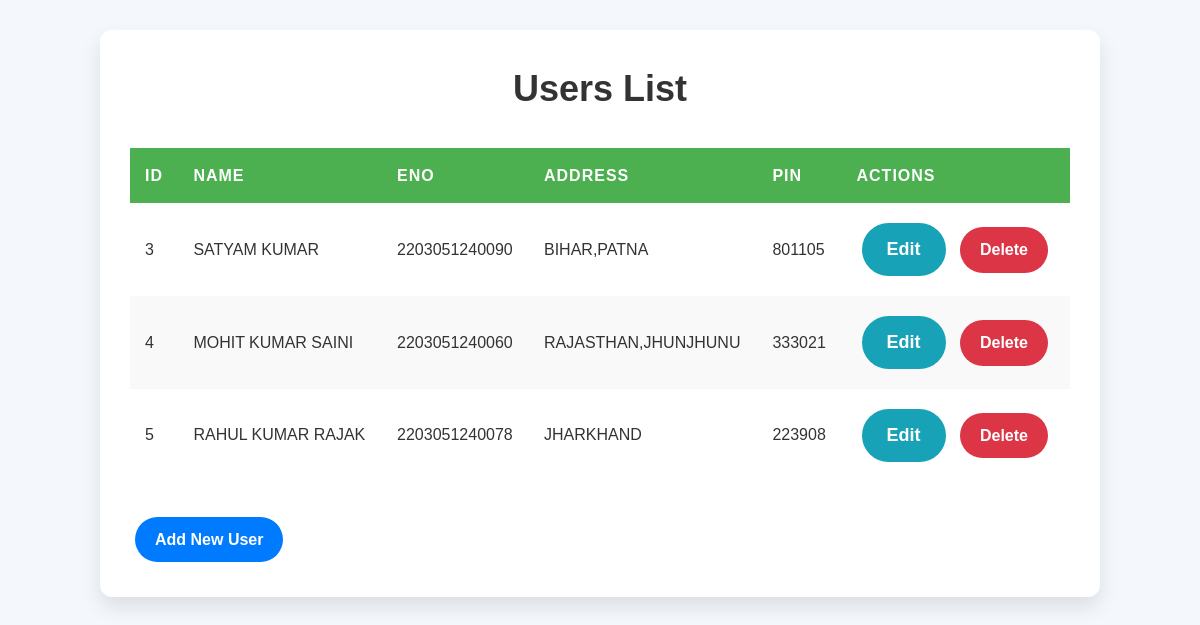
The app's page /index, older data.
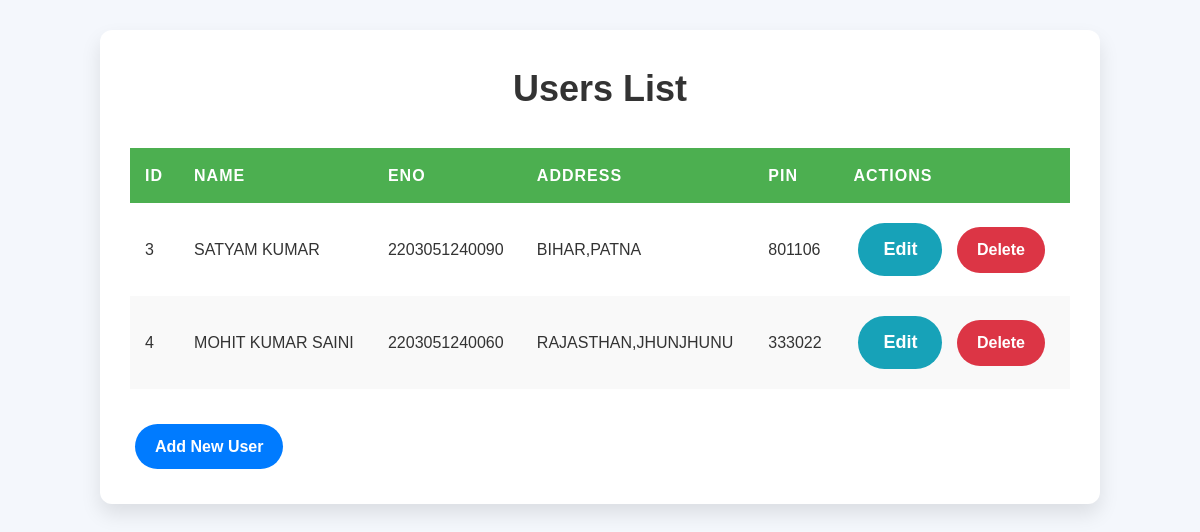
The same page, newer data.
### tables this page shows
CREATE TABLE "users" (
	"UID"	INTEGER PRIMARY KEY AUTOINCREMENT,
	"UNAME"	TEXT,
	"UENNO"	TEXT,
    "UADD" TEXT,
    "UPIN" INTEGER
);

### app.py (the view)
@app.route("/")
@app.route("/index")
def index():
    con = get_db_connection()
    cur = con.cursor()
    cur.execute("SELECT * FROM users")
    data = cur.fetchall()
    con.close()
    return render_template("index.html", datas=data)

### app.py (called while the page is built)
def get_db_connection():
    con = sql.connect("db3.db")
    con.row_factory = sql.Row
    return con

### templates/index.html (shortened to what this page needs)
<!DOCTYPE html>
<html lang="en">
<head>
    <link rel="stylesheet" href="{{ url_for('static', filename='css/styles.css') }}">
</head>
<body>
    <div class="container">
        <h1 class="text-center">Users List</h1>
        <table class="table table-bordered table-striped">
            <thead>
                <tr>
                    <th>ID</th>
                    <th>Name</th>
                    <th>ENo</th>
                    <th>Address</th>
                    <th>PIN</th>
                    <th>Actions</th>
                </tr>
            </thead>
            <tbody>
                {% for user in datas %}
                <tr>
                    <td>{{ user['UID'] }}</td>
                    <td>{{ user['UNAME'] }}</td>
                    <td>{{ user['UENNO'] }}</td>
                    <td>{{ user['UADD'] }}</td>
                    <td>{{ user['UPIN'] }}</td>
                    <td>
                        <a href="{{ url_for('edit_user', uid=user['UID']) }}" class="btn btn-info">Edit</a>
                        <a href="{{ url_for('delete_user', uid=user['UID']) }}" class="btn btn-danger" onclick="return confirm('Are you sure you want to delete this user?')">Delete</a>
                    </td>
                </tr>
                {% endfor %}
            </tbody>
        </table>
        <a href="{{ url_for('add_user') }}" class="btn btn-primary">Add New User</a>
    </div>
</body>
</html>

Row changes from the older to the newer data that the page shows:
removed users: UID "5", UNAME "RAHUL KUMAR RAJAK", UENNO "2203051240078", UADD "JHARKHAND", UPIN "223908"
changed users "SATYAM KUMAR": UPIN "801105" → "801106"
changed users "MOHIT KUMAR SAINI": UPIN "333021" → "333022"
